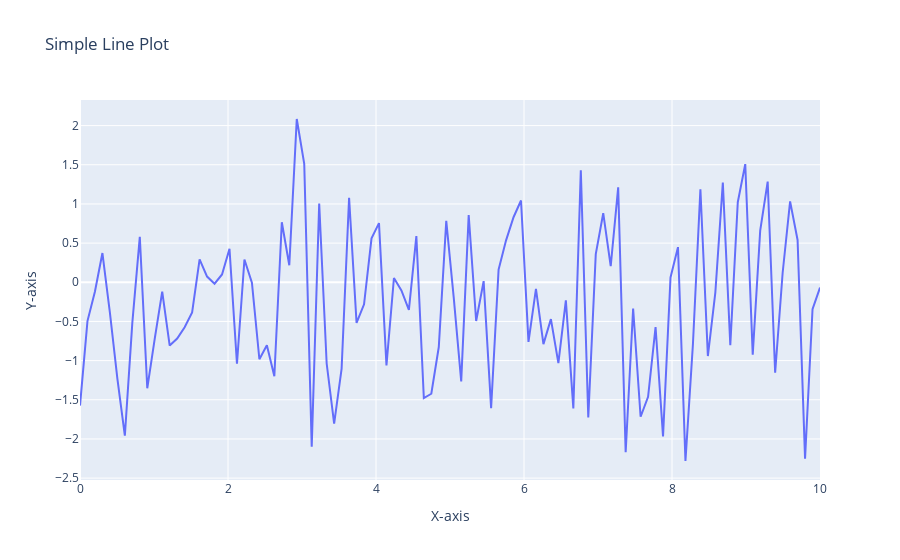

The notebook cell saved with this chart:
### Code cell
import plotly.graph_objs as go
import numpy as np

x = np.linspace(0, 10, 100)
y = np.random.randn(100)
trace = go.Scatter(x=x, y=y, mode='lines', name='Random Data')
layout = go.Layout(title='Simple Line Plot', xaxis=dict(title='X-axis'), yaxis=dict(title='Y-axis'))
fig = go.Figure(data=[trace], layout=layout)
fig.show()
